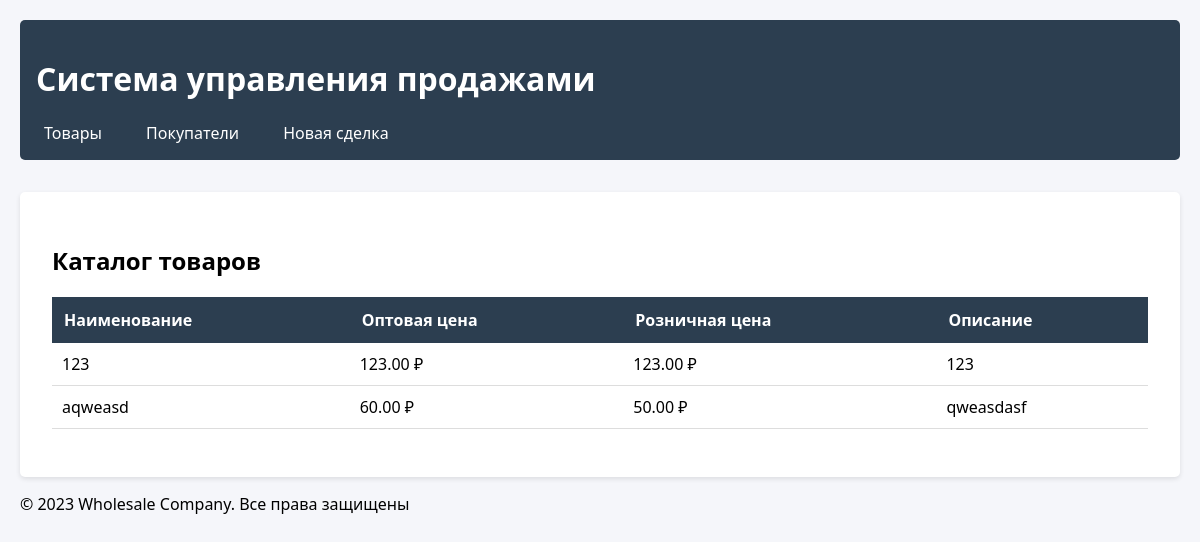
Screenshot of /products/ with the database file from the repository.
### sales/models.py (models this page shows, shortened)
class Product(models.Model):
    name = models.CharField("Наименование", max_length=255)
    wholesale_price = models.DecimalField("Оптовая цена", max_digits=10, decimal_places=2)
    retail_price = models.DecimalField("Розничная цена", max_digits=10, decimal_places=2)
    description = models.TextField("Описание", blank=True)

### sales/views.py (the view)
# urls.py: path('products/', views.product_list, name='product_list'),
def product_list(request):
    products = Product.objects.all()
    return render(request, 'sales/product_list.html', {'products': products})

### sales/templates/sales/product_list.html (shortened to what this page needs)
{% extends "sales/base.html" %}
{% load static %}
{% block content %}
<div class="container">
    <h2>Каталог товаров</h2>
    <table>
        <thead>
            <tr>
                <th>Наименование</th>
                <th>Оптовая цена</th>
                <th>Розничная цена</th>
                <th>Описание</th>
            </tr>
        </thead>
        <tbody>
            {% for product in products %}
            <tr>
                <td>{{ product.name }}</td>
                <td>{{ product.wholesale_price }} ₽</td>
                <td>{{ product.retail_price }} ₽</td>
                <td>{{ product.description|truncatechars:50 }}</td>
            </tr>
            {% endfor %}
        </tbody>
    </table>
</div>
{% endblock %}

### sales/static/sales/style.css (style rules this page uses)
:root { --primary-color: #2c3e50; --secondary-color: #3498db; }
body { font-family: 'Segoe UI', Tahoma, Geneva, Verdana, sans-serif; margin: 0; padding: 20px; background-color: #f5f6fa; }
.container { background-color: white; padding: 2rem; border-radius: 5px; box-shadow: 0 2px 5px rgba(0,0,0,0.1); }
table { width: 100%; border-collapse: collapse; margin: 1rem 0; }
th { background-color: var(--primary-color); color: white; padding: 12px; text-align: left; }
td { padding: 10px; border-bottom: 1px solid #ddd; }

### rows the page displays
Product: name "123", wholesale_price "123.00", retail_price "123.00", description "123"
Product: name "aqweasd", wholesale_price "60.00", retail_price "50.00", description "qweasdasf"
